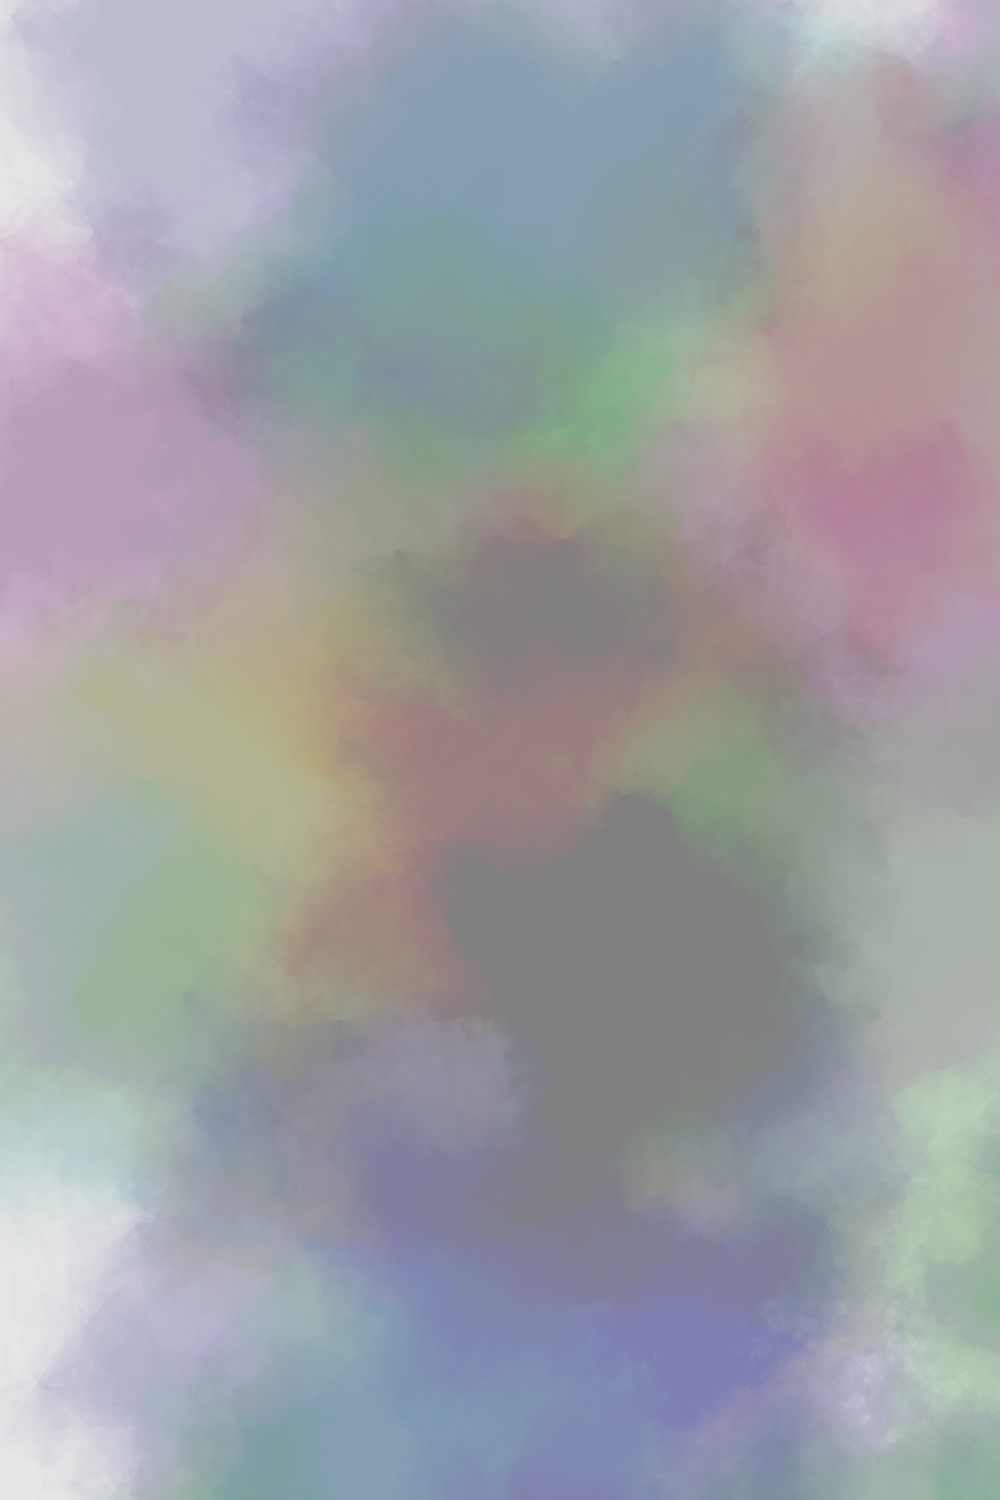

The Python source for this figure:
import cairo, sys, argparse, copy, math, random

float_gen = lambda a, b: random.uniform(a,b) #used to generate random colors

colors = []
for i in range(15):  #loop to create random RGB values
    colors.append((float_gen(.4, .75), float_gen(.4, .75),float_gen(.4, .75), ))

def octagon(x_orig, y_orig, side):   #octogon function will return an array of points
    x = x_orig   # x axis origin point
    y = y_orig   # y axis origin point
    d = side / math.sqrt(2) #diagonal lines for sides
    
    oct = []
    oct.append((x,y))
    
    x+= side #top of octogon followed by each side clockwise
    oct.append((x,y))
    
    x += d 
    y += d
    oct.append((x,y))
    
    y += side
    oct.append((x,y))
    
    x -= d
    y += d
    oct.append((x,y))
    
    x -= side
    oct.append((x,y))
    
    x -= d
    y -= d
    oct.append((x,y))
    
    y -= side 
    oct.append((x,y))
    
    x += d 
    y -= d
    oct.append((x,y))
    
    return oct

def deform (shape, iterations, variance): #moves midpoint given variance to create deformations 
    for i in range(iterations):
        for j in range(len (shape)-1, 0, -1): #moving backward through array 
            midpoint = ((shape[j-1][0]+ shape[j][0])/2 + float_gen(-variance, variance), (shape[j-1][1]+ shape[j][1])/2 + float_gen(-variance, variance))
            shape.insert(j,midpoint)
    return shape


def main():
    parser = argparse.ArgumentParser()
    parser.add_argument("--width", default= 1000, type=int)
    parser.add_argument("--height", default= 1500, type=int)
    parser.add_argument("-i","--initial", default= 120, type=int) #sets the initial deformation on the shape 
    parser.add_argument("-d","--deviation", default= 50, type=int) #deviation for the layers
    parser.add_argument("-bd","--basedeforms", default= 1, type=int) #how many times the octogon is deformed before it is layered
    parser.add_argument("-fd","--finaldeforms", default= 3, type=int) #number of times the octogan is deformed as it is layered
    parser.add_argument("-mins","--minshapes", default= 20, type=int) #min number of shapes deformed 
    parser.add_argument("-maxs","--maxshapes", default= 25, type=int) #max number of shapes deformed 
    parser.add_argument("-sa","--shapealpha", default= .02, type=float) #how transparent the octagon will be, the higher the number the less transparency
    args = parser.parse_args()
    
    width, height = args.width, args.height 
    initial = args.initial
    deviation = args.deviation 
    
    basedeforms = args.basedforms
    finaldeforms = args.finaldeforms
    
    minshapes = args.minshapes
    maxshapes = args.maxshapes
    
    shapealpha = args.shapealpha
    
    ims = cairo.ImageSurface(cairo.FORMAT_ARGB32, width, height) #image surface
    cr = cairo.Context(ims)
    
    cr.set_source_rgb(.9, .9, .9)  #white background
    cr.rectangle(0, 0, width, height)
    cr.fill()
    
    cr.set_line_width(1)
    
    for octo in range(-int(height*.2), int(height*1.2), 60):
        cr.set_source_rgba(random.choice(colors)[0], random.choice(colors)[1],random.choice(colors)[2], shapealpha)   #color and transparency 
        shape = octagon(random.randit(-100, width+100), octo, random.randint(100, 300))
        baseshape = deform(shape, basedeforms, initial)
        for layr in range(random.randint(minshapes, maxshapes)):
            tempshape = copy.deepcopy(baseshape)
            layer = deform(tempshape, finaldeforms, deviation)
            
            for i in range(len(layer)):
                cr.line_to(layer[i][0], layer[i][1])
            cr.fill()
    ims.write_to_png('watercolor.png')

if __name__ == "__main__":
    main()
            
            
